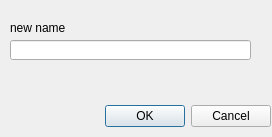
<?xml version="1.0" encoding="UTF-8"?>
<ui version="4.0">
 <class>delete_dialog</class>
 <widget class="QDialog" name="delete_dialog">
  <property name="enabled">
   <bool>true</bool>
  </property>
  <property name="geometry">
   <rect>
    <x>0</x>
    <y>0</y>
    <width>272</width>
    <height>137</height>
   </rect>
  </property>
  <property name="windowTitle">
   <string>Dialog</string>
  </property>
  <widget class="QDialogButtonBox" name="buttonBox">
   <property name="geometry">
    <rect>
     <x>-70</x>
     <y>100</y>
     <width>341</width>
     <height>32</height>
    </rect>
   </property>
   <property name="orientation">
    <enum>Qt::Horizontal</enum>
   </property>
   <property name="standardButtons">
    <set>QDialogButtonBox::Cancel|QDialogButtonBox::Ok</set>
   </property>
  </widget>
  <widget class="QLabel" name="fileNameLabel">
   <property name="geometry">
    <rect>
     <x>10</x>
     <y>20</y>
     <width>61</width>
     <height>16</height>
    </rect>
   </property>
   <property name="text">
    <string>new name</string>
   </property>
  </widget>
  <widget class="QLineEdit" name="fileName">
   <property name="geometry">
    <rect>
     <x>10</x>
     <y>40</y>
     <width>241</width>
     <height>20</height>
    </rect>
   </property>
  </widget>
  <widget class="QLabel" name="feedback">
   <property name="geometry">
    <rect>
     <x>60</x>
     <y>70</y>
     <width>121</width>
     <height>21</height>
    </rect>
   </property>
   <property name="text">
    <string/>
   </property>
  </widget>
 </widget>
 <resources/>
 <connections>
  <connection>
   <sender>buttonBox</sender>
   <signal>accepted()</signal>
   <receiver>delete_dialog</receiver>
   <slot>accept()</slot>
   <hints>
    <hint type="sourcelabel">
     <x>248</x>
     <y>254</y>
    </hint>
    <hint type="destinationlabel">
     <x>157</x>
     <y>274</y>
    </hint>
   </hints>
  </connection>
  <connection>
   <sender>buttonBox</sender>
   <signal>rejected()</signal>
   <receiver>delete_dialog</receiver>
   <slot>reject()</slot>
   <hints>
    <hint type="sourcelabel">
     <x>316</x>
     <y>260</y>
    </hint>
    <hint type="destinationlabel">
     <x>286</x>
     <y>274</y>
    </hint>
   </hints>
  </connection>
 </connections>
</ui>
